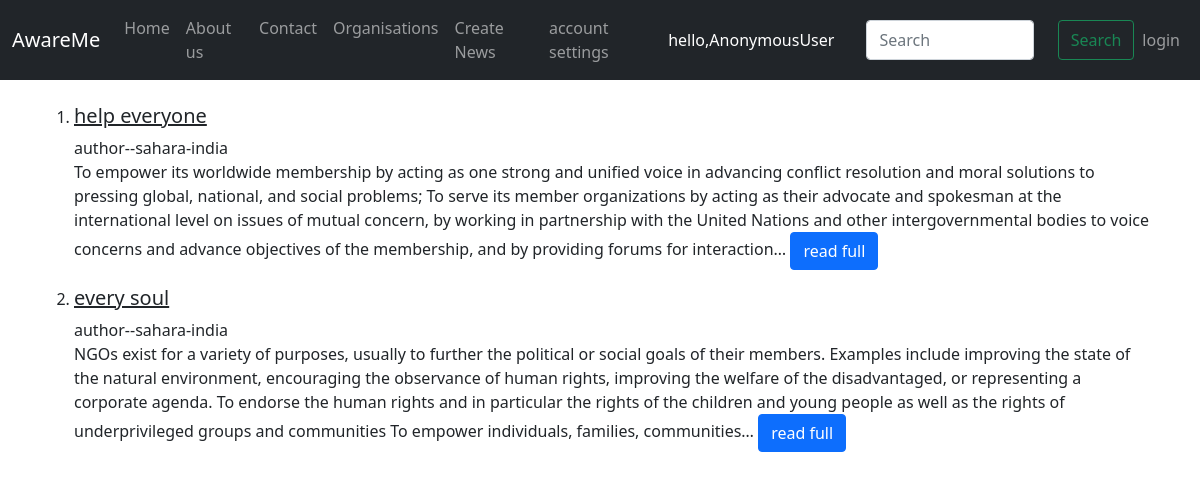
Screenshot of /awareme/listFeed/ with the database file from the repository.
### awaremeapp/models.py (models this page shows, shortened)
class OrgFeed(models.Model):
    title=models.CharField(blank=True,null=True,max_length=250)
    brief=models.TextField(blank=True,null=True)
    author=models.CharField(blank=True,null=True,max_length=250)
    locations=models.CharField(max_length=100,null=True)
    timestamp = models.DateTimeField(default=now)

### awaremeapp/views.py (the view)
# urls.py: path('listFeed/',views.listFeed,name="listFeed"),
def listFeed(request):
    feed=OrgFeed.objects.all()
    context={'feed':feed,}
    return render(request,'awaremeapp/list_feed.html',context)

### templates/awaremeapp/list_feed.html
{% extends 'awaremeapp/orgbase.html' %}
{% block content %}
<div class="container">
<br>
<ol>
    {% for feeds in feed %}
        <li><h5><a class="text-dark" href="{% url 'newsFeed' feeds.id %}">{{feeds.title}}</a></h5></li>
        <p>author--{{feeds.author}}<br>
        {{feeds.brief|truncatechars:500}}
        <a class="btn btn-primary" href="{% url 'newsFeed' feeds.id %}">read full</a></p>
    {% endfor %}
</ol>
</div>
{% endblock %}

### rows the page displays
OrgFeed: title "help everyone", author "sahara-india", brief "To empower its worldwide membership by acting as one strong and unified voice in advancing conflict resolution and moral solutions to pressing global, national, and social problems; To serve its member organizations by acting as their advocate and spokesman at the international level on issues of mutual concern, by working in partnership with the United Nations and other intergovernmental bodies to voice concerns and advance objectives of the membership, and by providing forums for interaction…"
OrgFeed: title "every soul", author "sahara-india", brief "NGOs exist for a variety of purposes, usually to further the political or social goals of their members. Examples include improving the state of the natural environment, encouraging the observance of human rights, improving the welfare of the disadvantaged, or representing a corporate agenda. To endorse the human rights and in particular the rights of the children and young people as well as the rights of underprivileged groups and communities To empower individuals, families, communities…"

### other values shown
{{ request.user }} "AnonymousUser"
